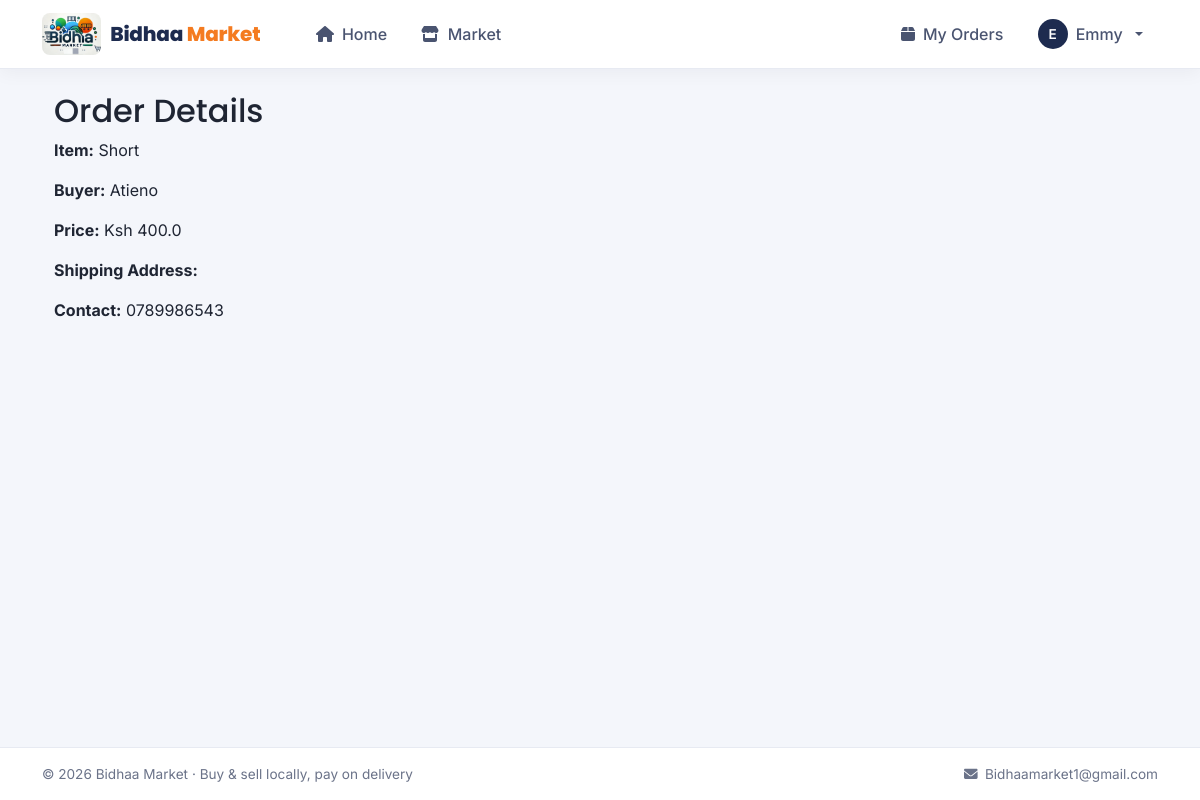
/order/1 (signed in), run on the app's committed database.
### market/models.py (models this page shows, shortened)
class User(db.Model, UserMixin):
    id = db.Column(db.Integer, primary_key=True)
    username = db.Column(db.String(30), unique=True, nullable=False)
    email = db.Column(db.String(50), unique=True, nullable=False)
    password_hash = db.Column(db.String(60), nullable=False)
    phone = db.Column(db.String(20), unique=True, nullable=True)
    role = db.Column(db.String(10), default="both")
    is_admin = db.Column(db.Boolean, default=False)
    wallet_balance = db.Column(db.Float, nullable=False, default=0.0)
    created_at = db.Column(db.DateTime, default=datetime.utcnow)
    wallet = db.relationship('Wallet', back_populates='user', uselist=False)
    seller_items = db.relationship('Item', back_populates='seller', lazy=True)
    owned_items = db.relationship('OwnedItem', back_populates='owner', lazy=True)
    orders = db.relationship('Order', foreign_keys='Order.user_id', back_populates='user', lazy=True)
    sales = db.relationship('Sale', back_populates='seller', lazy=True)
    sold_orders = db.relationship('Order', foreign_keys='Order.seller_id', back_populates='seller', lazy=True)
    @property
    def password(self):
        raise AttributeError("Password is not readable!")

class Item(db.Model):
    id = db.Column(db.Integer, primary_key=True)
    name = db.Column(db.String(100), nullable=False)
    price = db.Column(db.Float, nullable=False)
    category = db.Column(db.String(100), nullable=False)
    description = db.Column(db.Text, nullable=False)
    barcode = db.Column(db.String(12), nullable=False, unique=True)
    image = db.Column(db.String(255), nullable=True)
    verified = db.Column(db.Boolean, default=False)
    sold = db.Column(db.Boolean, default=False)
    seller_id = db.Column(db.Integer, db.ForeignKey('user.id'), nullable=False)
    seller = db.relationship('User', back_populates='seller_items')
    orders = db.relationship('Order', back_populates='item', lazy=True)
    sales = db.relationship('Sale', back_populates='item', lazy=True)

class Order(db.Model):
    id = db.Column(db.Integer, primary_key=True)
    user_id = db.Column(db.Integer, db.ForeignKey('user.id'), nullable=False)
    seller_id = db.Column(db.Integer, db.ForeignKey('user.id'), nullable=False)
    item_id = db.Column(db.Integer, db.ForeignKey('item.id'), nullable=False)
    order_date = db.Column(db.DateTime, default=datetime.utcnow)
    total_price = db.Column(db.Float, nullable=False)
    shipping_status = db.Column(db.String(20), default="Pending")
    shipping_town = db.Column(db.String(100))
    shipping_apartment = db.Column(db.String(100))
    shipping_phone = db.Column(db.String(15))
    delivery_notes = db.Column(db.String(255))
    delivery_lat = db.Column(db.Float)
    delivery_lng = db.Column(db.Float)
    user = db.relationship('User', foreign_keys=[user_id], back_populates='orders')
    seller = db.relationship('User', foreign_keys=[seller_id], back_populates='sold_orders')
    item = db.relationship('Item', back_populates='orders')
    owned_items = db.relationship('OwnedItem', back_populates='order', uselist=False)

### market/routes.py (the view)
@app.route('/order/<int:order_id>')
@login_required
def order_details(order_id):
    order = Order.query.get_or_404(order_id)
    if order.seller_id != current_user.id:
        return redirect(url_for('seller_dashboard'))
    return render_template('order_details.html', order=order)

### market/__init__.py (called while the page is built)
def create_app():
    app = Flask(__name__)
    app.config.from_object(Config)
    db.init_app(app)
    bcrypt.init_app(app)
    login_manager.init_app(app)
    migrate.init_app(app, db)
    mail.init_app(app)
    login_manager.login_view = "login"
    login_manager.login_message_category = "info"
    from market.models import User
    @login_manager.user_loader
    def load_user(user_id):
        return User.query.get(int(user_id))
    with app.app_context():
        from market import routes
    return app

### market/templates/order_details.html (shortened to what this page needs)
{% extends 'base.html' %}
{% block content %}
<div class="container mt-4">
    <h2>Order Details</h2>
    <p><strong>Item:</strong> {{ order.item.name }}</p>
    <p><strong>Buyer:</strong> {{ order.user.username }}</p>
    <p><strong>Price:</strong> Ksh {{ order.total_price }}</p>
    <p><strong>Shipping Address:</strong> {{ order.shipping_address }}</p>
    <p><strong>Contact:</strong> {{ order.user.phone }}</p>
</div>
{% endblock %}

### market/templates/base.html (shortened to what this page needs)
<!doctype html>
<html lang="en">
   <head>
      <link href="https://cdn.jsdelivr.net/npm/bootstrap@5.3.0/dist/css/bootstrap.min.css" rel="stylesheet">
   </head>
   <body>
      {% set ep = request.endpoint %}
      <nav class="navbar navbar-expand-md bm-navbar sticky-top py-2">
         <div class="container">
            <a class="navbar-brand" href="{{ url_for('home_page') }}">
               <img src="{{ url_for('static', filename='images/Logo.jpg') }}" alt="Bidhaa Market logo">
               <span>Bidhaa <span class="accent">Market</span></span>
            </a>
            <div class="collapse navbar-collapse" id="navbarNav">
               <ul class="navbar-nav ms-md-4 me-auto gap-md-1">
                  <li class="nav-item">
                     <a class="nav-link {% if ep == 'home_page' %}active{% endif %}" href="{{ url_for('home_page') }}"><i class="fas fa-home me-1"></i> Home</a>
                  </li>
                  <li class="nav-item">
                     <a class="nav-link {% if ep in ['market_page', 'purchase_item'] %}active{% endif %}" href="{{ url_for('market_page') }}"><i class="fas fa-store me-1"></i> Market</a>
                  </li>
               </ul>
               {% if not current_user.is_authenticated %}
               <div class="d-flex gap-2 mt-2 mt-md-0">
                  <a class="btn btn-outline-secondary rounded-pill px-3 {% if ep == 'login' %}active{% endif %}" href="{{ url_for('login') }}">Log in</a>
                  <a class="btn btn-brand rounded-pill px-3" href="{{ url_for('register') }}">Sign up</a>
               </div>
               {% else %}
               <ul class="navbar-nav align-items-md-center gap-md-1">
                  <li class="nav-item">
                     <a class="nav-link {% if ep == 'customer_orders' %}active{% endif %}" href="{{ url_for('customer_orders') }}"><i class="fas fa-box me-1"></i> My Orders</a>
                  </li>
                  <li class="nav-item dropdown">
                     <a class="nav-link dropdown-toggle d-flex align-items-center gap-2" href="#" id="accountMenu" role="button" data-bs-toggle="dropdown" aria-expanded="false">
                        <span class="bm-avatar">{{ current_user.username[:1]|upper }}</span> {{ current_user.username }}
                     </a>
                  </li>
               </ul>
               {% endif %}
            </div>
         </div>
      </nav>
      <main>
         <div class="container mt-4">
            {% block content %}{% endblock %}
         </div>
      </main>
      <footer class="bm-footer mt-5 py-3">
         <div class="container d-flex flex-wrap justify-content-between gap-2">
            <span>&copy; 2026 Bidhaa Market · Buy &amp; sell locally, pay on delivery</span>
            <a href="mailto:Bidhaamarket1@gmail.com"><i class="fas fa-envelope me-1"></i> Bidhaamarket1@gmail.com</a>
         </div>
      </footer>
   </body>
</html>

### data on the page
User: username "E", username "Emmy"
Item: item.name "Short"
User: user.username "Atieno", user.phone "0789986543"
Order: total_price "400.0"
